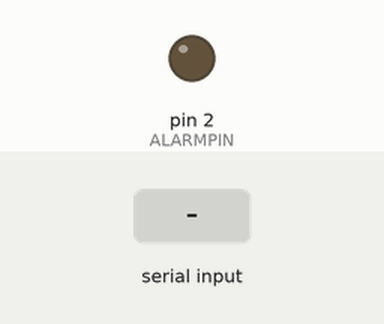
Bench run of a sketch on a simulated Arduino Uno, built with avr-gcc and run on an emulated ATmega328P. Parts: output pins drawn as LEDs (lit = HIGH). The inputs (shaded band) are chosen by the test bench.

Above: at 1.2 s.
1.3 s: "1\n" received over Serial
Timing chart, 0 to 4.3 s (numbered marks = the images above; inputs shaded):
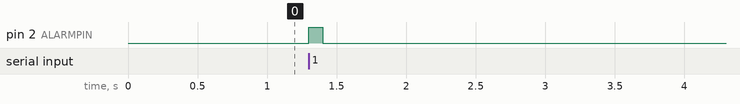

The sketch:

arduino_alarm.ino
```cpp
#define ALARMPIN 2
int input;

void setup() {
  pinMode(ALARMPIN, OUTPUT);
  Serial.begin(115200);
}

void loop() {
  if (Serial.available() > 0) {
    input = Serial.parseInt(); // Read the integer sent over serial

    if (input == 1) {
      // If the input is 1, trigger the alarm
      digitalWrite(ALARMPIN, HIGH);
      delay(100); // Adjust this delay as needed
      digitalWrite(ALARMPIN, LOW);
    }
  }
}
```

Measured:
- after the input at 1.3 s, pin 2 (ALARMPIN): LOW → HIGH at once, → LOW 0.10 s later
